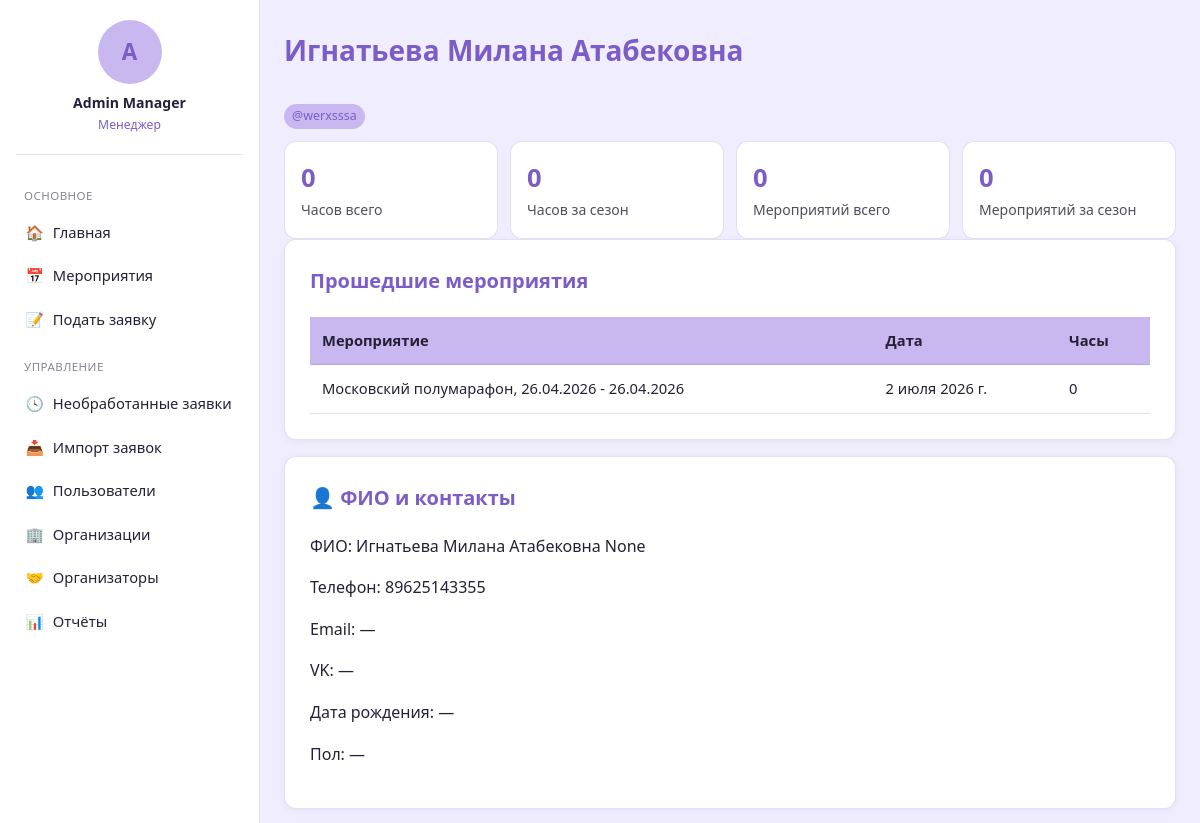
The app's page /profile/45/ (signed in, upper part), older data.
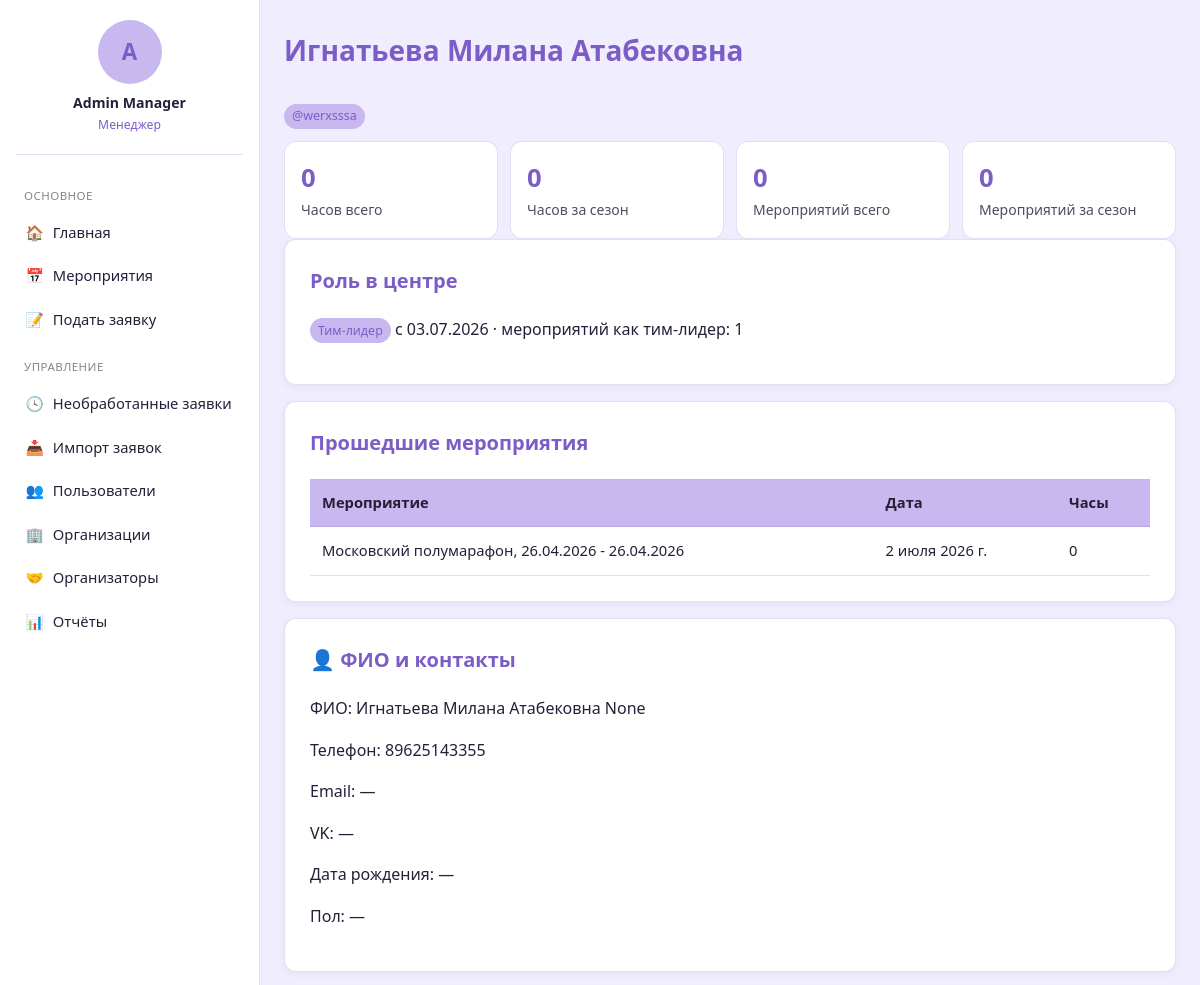
The same page, newer data.
### blog/models.py (models this page shows)
class TeamLeader(models.Model):
    id = models.AutoField(primary_key=True)
    user = models.ForeignKey(User, on_delete=models.CASCADE, related_name='team_leader_roles')
    assigned_at = models.DateTimeField(auto_now_add=True)
    revoked_at = models.DateTimeField(blank=True, null=True)
    assigned_by = models.ForeignKey(User, on_delete=models.SET_NULL, null=True, blank=True, related_name='assigned_team_leaders')
    total_events = models.IntegerField(default=0)
    season_events = models.IntegerField(default=0)
    class Meta:
        db_table = 'team_leaders'
        verbose_name = 'Тим-лидер'
        verbose_name_plural = 'Тим-лидеры'

### blog/views.py (the view)
# urls.py: path('profile/<int:user_id>/', views.profile_detail, name='profile_detail'),
@login_required
def profile_detail(request, user_id):
    target = get_object_or_404(User, pk=user_id)
    is_owner = request.user.id == target.id
    is_mgr = is_manager(request.user)
    has_extended = has_extended_access_to_profile(request.user, target)
    can_see_comments = is_mgr or (is_team_leader(request.user) and has_extended and not is_owner)
    context = {
        'target': target,
        'is_owner': is_owner,
        'is_manager': is_mgr,
        'has_extended_access': has_extended,
        'can_see_comments': can_see_comments,
        'past_participations': target.participations.filter(status='attended').select_related('event_day__event').order_by('-event_day__day')[:50],
    }
    tl_role = target.team_leader_roles.filter(revoked_at__isnull=True).first()
    if tl_role:
        context['tl_role'] = tl_role
        context['tl_event_count'] = EventStaff.objects.filter(
            user=target, staff_role='team_lead'
        ).count()
    mgr_role = target.manager_roles.filter(revoked_at__isnull=True).first()
    if mgr_role:
        context['mgr_role'] = mgr_role
    if has_extended:
        context['applications'] = target.applications.select_related('event').order_by('-created_at')
        context['letters_pool'] = (
            Event.objects.filter(
                days__participations__user=target,
                days__participations__status='attended',
                letter__isnull=False,
            )
            .distinct()
            .select_related('letter')
            .order_by('-created_at')
        )
    if is_mgr:
        context['churn_history'] = target.churn_history.select_related('season').order_by('-created_at')
    if can_see_comments:
        context['comments'] = target.received_comments.select_related('author', 'event').order_by('-created_at')
        if is_mgr:
            event_queryset = Event.objects.all()
        else:
            event_queryset = Event.objects.filter(
                staff__user=request.user, staff__staff_role='team_lead'
            ).exclude(event_status='finished')
        context['comment_form'] = UserCommentForm(event_queryset=event_queryset)
    return render(request, 'blog/profile_detail.html', context)

### blog/context_processors.py (called while the page is built)
def role_flags(request):
    user = getattr(request, 'user', None)
    authenticated = bool(user and user.is_authenticated)
    return {
        'is_manager': is_manager(user) if authenticated else False,
        'is_team_leader': is_team_leader(user) if authenticated else False,
        'role_label': role_label(user) if authenticated else None,
    }

### blog/models.py (called while the page is built)
    @property
    def full_name(self):
        return f"{self.first_name or ''} {self.last_name or ''}".strip() or self.telegram_username or self.telegram_id

    def __str__(self):
        return self.title

### blog/services/roles.py (called while the page is built, shortened)
def is_manager(user: User) -> bool:
    if not user or not user.is_authenticated:
        return False
    return user.manager_roles.filter(revoked_at__isnull=True).exists()

def is_team_leader(user: User) -> bool:
    if not user or not user.is_authenticated:
        return False
    return user.team_leader_roles.filter(revoked_at__isnull=True).exists()

def has_extended_access_to_profile(viewer: User, target: User) -> bool:
    if not viewer or not viewer.is_authenticated:
        return False
    if viewer.id == target.id or is_manager(viewer):
        return True

### blog/templates/blog/profile_detail.html (shortened to what this page needs)
{% extends 'blog/base.html' %}
{% block content %}
<h1>{{ target.full_name }}</h1>
<p class="badge">{{ target.telegram_username|default:"без ника" }}</p>
<div class="stat-grid">
    <div class="stat-tile"><div class="value">{{ target.total_hours }}</div><div class="label">Часов всего</div></div>
    <div class="stat-tile"><div class="value">{{ target.season_hours }}</div><div class="label">Часов за сезон</div></div>
    <div class="stat-tile"><div class="value">{{ target.total_event_count }}</div><div class="label">Мероприятий всего</div></div>
    <div class="stat-tile"><div class="value">{{ target.season_event_count }}</div><div class="label">Мероприятий за сезон</div></div>
</div>
{% if tl_role or mgr_role %}
<div class="card">
    <h3>Роль в центре</h3>
    {% if tl_role %}
        <p><span class="badge">Тим-лидер</span> с {{ tl_role.assigned_at|date:"d.m.Y" }} ·
           мероприятий как тим-лидер: {{ tl_event_count }}</p>
    {% endif %}
</div>
{% endif %}
<div class="card">
    <h3>Прошедшие мероприятия</h3>
    <table>
        <thead><tr><th>Мероприятие</th><th>Дата</th><th>Часы</th></tr></thead>
        <tbody>
        {% for p in past_participations %}
            <tr data-href="{% url 'event_detail' p.event_day.event.id %}"><td>{{ p.event_day.event.title }}</td><td>{{ p.event_day.day }}</td><td>{{ p.hours }}</td></tr>
        {% empty %}
            <tr><td colspan="3">Пока нет прошедших мероприятий.</td></tr>
        {% endfor %}
        </tbody>
    </table>
</div>
{% if has_extended_access %}
<div class="card">
    <h3>👤 ФИО и контакты</h3>
    <p>ФИО: {{ target.first_name }} {{ target.last_name }}</p>
    <p>Телефон: {{ target.phone|default:"—" }}</p>
    <p>Email: {{ target.email|default:"—" }}</p>
    <p>VK: {{ target.VK_username|default:"—" }}</p>
    <p>Дата рождения: {{ target.birthday|default:"—" }}</p>
    <p>Пол: {{ target.get_gender_display|default:"—" }}</p>
</div>
{% endif %}
{% endblock %}

Row changes from the older to the newer data that the page shows:
added TeamLeader: assigned_at "03.07.2026"
Text that changed along with them:
{{ tl_event_count }}: (not shown) → "1"
text now shown: "Роль в центре Тим-лидер с · мероприятий как тим-лидер:"
